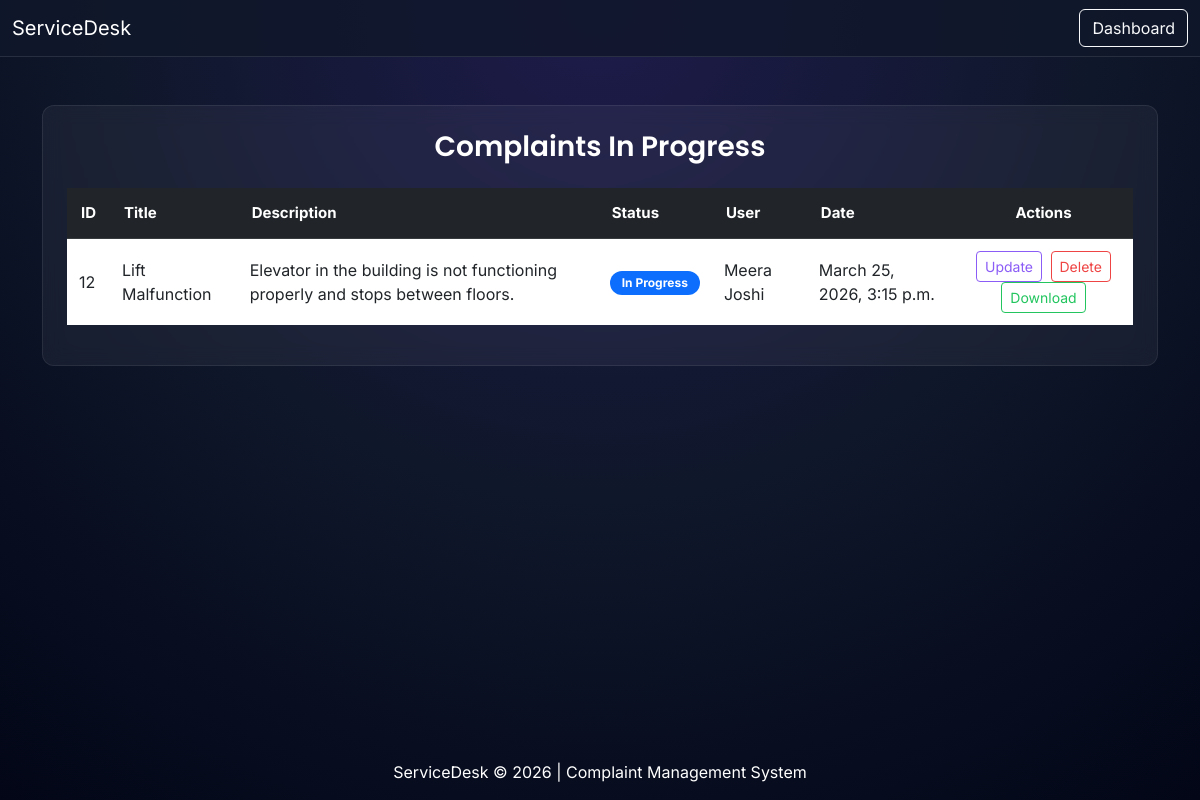
Before: /progress/ (signed in) with the older database file.
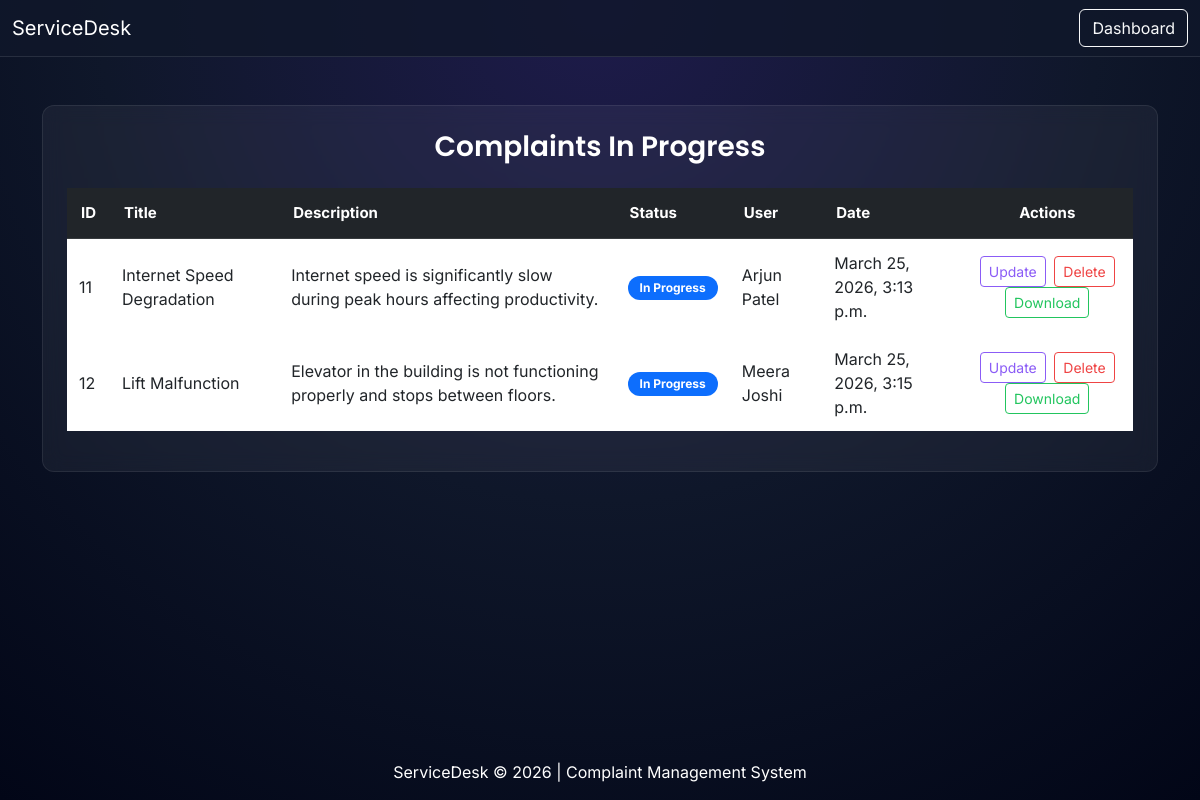
After: the same page with the newer database file.
### complaints/models.py (models this page shows, shortened)
class Complaint(models.Model):
    STATUS_CHOICES = [
        ('Pending','Pending'),
        ('In Progress','In Progress'),
        ('Resolved','Resolved')
    ]
    title = models.CharField(max_length=200)
    description = models.TextField()
    status = models.CharField(max_length=20, choices=STATUS_CHOICES, default="Pending")
    created_by = models.ForeignKey(User, on_delete=models.CASCADE)
    created_at = models.DateTimeField(auto_now_add=True)

### complaints/views.py (the view)
# urls.py: path("progress/", views.progress_list, name="progress"),
@login_required
def progress_list(request):
    complaints = Complaint.objects.filter(status="In Progress")
    return render(request, "progress.html", {"complaints": complaints})

### complaints/templates/progress.html (shortened to what this page needs)
<!DOCTYPE html>
<html>
<head>
<link href="https://cdn.jsdelivr.net/npm/bootstrap@5.3.0/dist/css/bootstrap.min.css" rel="stylesheet">
</head>
<body>
<nav class="navbar navbar-dark">
<div class="container-fluid">
<a class="navbar-brand text-white">ServiceDesk</a>
<a href="/" class="btn btn-outline-light">Dashboard</a>
</div>
</nav>
<div class="container mt-5 flex-grow-1">
<div class="card p-4">
<h3 class="text-center mb-4">Complaints In Progress</h3>
<div class="table-responsive">
<table class="table align-middle">
<thead class="table-dark">
<tr>
<th>ID</th>
<th>Title</th>
<th>Description</th>
<th>Status</th>
<th>User</th>
<th>Date</th>
<th class="text-center">Actions</th>
</tr>
</thead>
<tbody>
{% for complaint in complaints %}
<tr>
<td>{{ complaint.id }}</td>
<td>{{ complaint.title }}</td>
<td>{{ complaint.description }}</td>
<td>
<span class="badge bg-primary">
{{ complaint.status }}
</span>
</td>
<td>{{ complaint.created_by.username }}</td>
<td>{{ complaint.created_at }}</td>
<td class="text-center">
<a href="/update/{{ complaint.id }}/" class="btn btn-sm btn-outline-primary me-1">Update</a>
<a href="/delete/{{ complaint.id }}/"
   class="btn btn-outline-danger btn-sm"
   onclick="return confirm('Are you sure you want to delete this complaint?');">
Delete
</a>
<a href="/download/{{ complaint.id }}/" class="btn btn-sm btn-outline-success">Download</a>
</td>
</tr>
{% endfor %}
</tbody>
</table>
</div>
</div>
</div>
<footer class="text-center mt-5 p-3 text-white">
ServiceDesk © 2026 | Complaint Management System
</footer>
</body>
</html>

Changed rows visible on the page:
now on this page (row edited): Complaint: id "11", title "Internet Speed Degradation", description "Internet speed is significantly slow during peak hours affecting productivity.", status "In Progress", created_by.username "Arjun Patel", created_at "March 25, 2026, 3:13 p.m."
